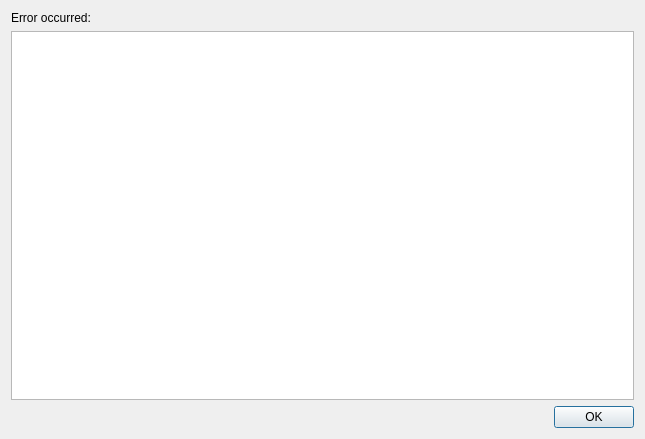
<?xml version="1.0" encoding="UTF-8"?>
<ui version="4.0">
 <class>Dialog</class>
 <widget class="QDialog" name="Dialog">
  <property name="geometry">
   <rect>
    <x>0</x>
    <y>0</y>
    <width>645</width>
    <height>439</height>
   </rect>
  </property>
  <property name="windowTitle">
   <string>Dialog</string>
  </property>
  <layout class="QVBoxLayout" name="verticalLayout">
   <item>
    <widget class="QLabel" name="label">
     <property name="text">
      <string>Error occurred:</string>
     </property>
    </widget>
   </item>
   <item>
    <widget class="QPlainTextEdit" name="text_message"/>
   </item>
   <item>
    <widget class="QDialogButtonBox" name="buttonBox">
     <property name="orientation">
      <enum>Qt::Horizontal</enum>
     </property>
     <property name="standardButtons">
      <set>QDialogButtonBox::Ok</set>
     </property>
    </widget>
   </item>
  </layout>
 </widget>
 <resources/>
 <connections>
  <connection>
   <sender>buttonBox</sender>
   <signal>accepted()</signal>
   <receiver>Dialog</receiver>
   <slot>accept()</slot>
   <hints>
    <hint type="sourcelabel">
     <x>248</x>
     <y>254</y>
    </hint>
    <hint type="destinationlabel">
     <x>157</x>
     <y>274</y>
    </hint>
   </hints>
  </connection>
  <connection>
   <sender>buttonBox</sender>
   <signal>rejected()</signal>
   <receiver>Dialog</receiver>
   <slot>reject()</slot>
   <hints>
    <hint type="sourcelabel">
     <x>316</x>
     <y>260</y>
    </hint>
    <hint type="destinationlabel">
     <x>286</x>
     <y>274</y>
    </hint>
   </hints>
  </connection>
 </connections>
</ui>
